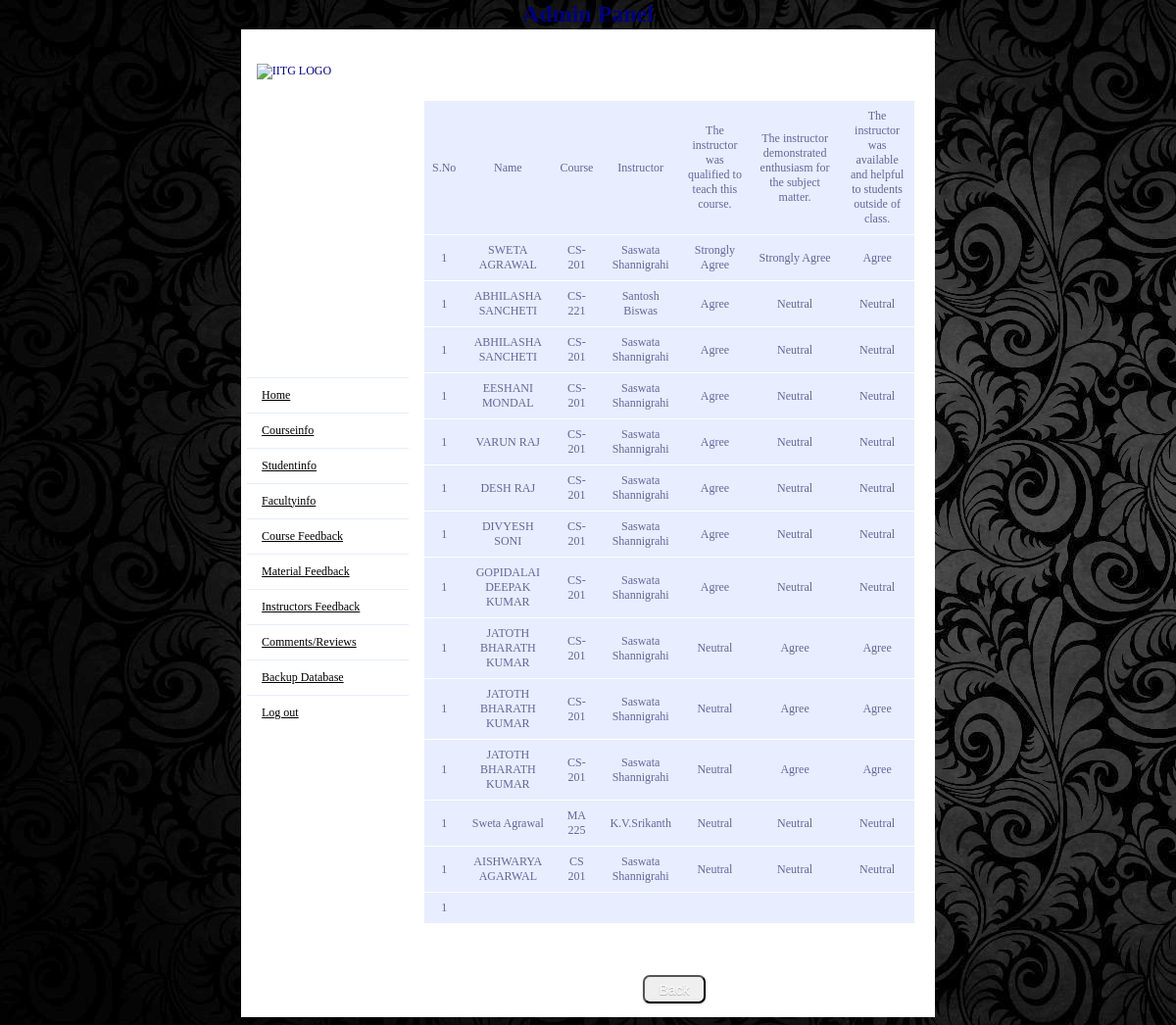
/admin/feedbackinfo2.php, run on the app's committed database.
### tables this page shows
CREATE TABLE IF NOT EXISTS `formval` (
  `id` int(11) NOT NULL AUTO_INCREMENT,
  `Name` varchar(40) NOT NULL,
  `course` varchar(40) NOT NULL,
  `instructor` varchar(40) NOT NULL,
  `q1` varchar(20) NOT NULL,
  `q2` varchar(20) NOT NULL,
  `q3` varchar(20) NOT NULL,
  `q4` varchar(20) NOT NULL,
  `q5` varchar(20) NOT NULL,
  `q6` varchar(20) NOT NULL,
  `q7` varchar(20) NOT NULL,
  `q8` varchar(20) NOT NULL,
  `q9` varchar(20) NOT NULL,
  `q10` varchar(20) NOT NULL,
  `q11` varchar(20) NOT NULL,
  `q12` varchar(20) NOT NULL,
  `q13` varchar(20) NOT NULL,
  `q14` varchar(20) NOT NULL,
  `q15` varchar(1000) NOT NULL,
  `status` varchar(15) NOT NULL DEFAULT 'NOT DONE',
  PRIMARY KEY (`id`)
);

### admin/feedbackinfo2.php (the view, shortened to what this page needs)
<!DOCTYPE html PUBLIC "-//W3C//DTD XHTML 1.0 Transitional//EN" "http://www.w3.org/TR/xhtml1/DTD/xhtml1-transitional.dtd">
<html xmlns="http://www.w3.org/1999/xhtml">
<head>
<link rel="stylesheet" type="text/css" href="style1.css" />
</head>
<body>
<table width="57%" align="center"  border="0" cellpadding="0" cellspacing="1" >
<tr>
<td height="60" colspan="2" align="center">
<img src="logo-iitg.gif" alt="IITG LOGO" style="margin-left:-600px;" ><p align="center" style="margin-top:-80px; margin-bottom:50px;"><b><font size="5">Admin Panel</font></b></p>
</td>
</tr>
<tr>
<td width="17%" >
<?php include('left_side.php');?>
</td>
<td width="83%" align="center" valign="top" bgcolor="#FFFFFF">
<table id="rounded-corner" border="0" align="center" cellpadding="0" cellspacing="0" >
<?php
		$group_by=mysql_query("SELECT distinct(id) FROM formval");
		 echo '<tr>';
				   echo "<td align=center>"."S.No"."</td>";
				   echo "<td align=center>"."Name"."</td>";
				   echo "<td align=center>"."Course"."</td>";
				   echo "<td align=center>"."Instructor"."</td>";
				   echo "<td align=center>"."The instructor was qualified to teach this course."."</td>";
				   echo "<td align=center>"."The instructor demonstrated enthusiasm for the subject matter."."</td>";
				   echo "<td align=center>"."The instructor was available and helpful to students outside of class."."</td>";
				   echo '</tr>';
		while($group_b_id = mysql_fetch_array($group_by))
		{
			$result = mysql_query("SELECT * FROM formval where id='".$group_b_id['id']."' ORDER BY id");
			$i=1;
			if(mysql_num_rows($result)>0)
			{
				 while($myrow = mysql_fetch_array($result))
				 {
				   echo '<tr>';
				   echo "<td align=center>".$i."</td>";
				   $i++;
				   echo "<td align=center>".$myrow['Name']."</td>";
				   echo "<td align=center>".$myrow['course']."</td>";
				   echo "<td align=center>".$myrow['instructor']."</td>";
				   echo "<td align=center>".$myrow['q12']."</td>";
				   echo "<td align=center>".$myrow['q13']."</td>";
				   echo "<td align=center>".$myrow['q14']."</td>";
				  echo '</tr>';
				 }
			}
			else
			{
				echo '<tr><td colspan=4 align=center>No record found!</td></tr>';
			}
		}
?>
</table>
<table>
<tr><td><input type="button" name="Back" value="Back"  onclick="javascript: history.go(-1)" class=" button3 black" /></td></tr></table>
</td>
</tr>
</table>
</body>
</html>

### admin/style1.css (style rules this page uses)
body, table, tr, td { font-family:verdana; font-size:12px; background-color:#DBE8F9; //background-color: gray; color:navy; }
body { background-image: url('includes/background.jpg'); }
table { margin-top:30px; }
table, tr, td { background-color: #FFF; }
img { margin-left:-700px; margin-top:20px;height:100px; width: 100px; }
#rounded-corner { font-family: "Lucida Sans Unicode", "Lucida Grande", Sans-Serif; font-size: 12px; margin: 10px; margin-bottom: 20px; margin-right:20px; width: 500px; text-align: left; border-collapse: collapse; }
#rounded-corner td { padding: 8px; background: #e8edff; border-top: 1px solid #fff; color: #669; }
.button3 { margin-top:20px; //margin-left:100px; float:right; margin-bottom:10px; color:white; display: inline-block; outline: medium none; cursor: pointer; text-align: center; text-decoration: none; font: 14px/100% Arial,Helvetica,sans-serif; padding: 0.4em 1em; text-shadow: 0px 1px 1px rgba(0, 0, 0, 0.3); border-radius: 0.5em; box-shadow: 0px 1px 2px rgba(0, 0, 0, 0.2); }
.black { background: -moz-linear-gradient(center top , gray, gray) repeat scroll 0% 0% transparent }

### data on the page
formval: Name "SWETA AGRAWAL", course "CS-201", instructor "Saswata Shannigrahi", q12 "Strongly Agree", q13 "Strongly Agree", q14 "Agree"
formval: Name "ABHILASHA SANCHETI", course "CS-221", instructor "Santosh Biswas", q12 "Agree", q13 "Neutral", q14 "Neutral"
formval: Name "ABHILASHA SANCHETI", course "CS-201", instructor "Saswata Shannigrahi", q12 "Agree", q13 "Neutral", q14 "Neutral"
formval: Name "EESHANI MONDAL", course "CS-201", instructor "Saswata Shannigrahi", q12 "Agree", q13 "Neutral", q14 "Neutral"
formval: Name "VARUN RAJ", course "CS-201", instructor "Saswata Shannigrahi", q12 "Agree", q13 "Neutral", q14 "Neutral"
formval: Name "DESH RAJ", course "CS-201", instructor "Saswata Shannigrahi", q12 "Agree", q13 "Neutral", q14 "Neutral"
formval: Name "DIVYESH SONI", course "CS-201", instructor "Saswata Shannigrahi", q12 "Agree", q13 "Neutral", q14 "Neutral"
formval: Name "GOPIDALAI DEEPAK KUMAR", course "CS-201", instructor "Saswata Shannigrahi", q12 "Agree", q13 "Neutral", q14 "Neutral"
formval: Name "JATOTH BHARATH KUMAR", course "CS-201", instructor "Saswata Shannigrahi", q12 "Neutral", q13 "Agree", q14 "Agree"
formval: Name "JATOTH BHARATH KUMAR", course "CS-201", instructor "Saswata Shannigrahi", q12 "Neutral", q13 "Agree", q14 "Agree"
formval: Name "JATOTH BHARATH KUMAR", course "CS-201", instructor "Saswata Shannigrahi", q12 "Neutral", q13 "Agree", q14 "Agree"
formval: Name "Sweta Agrawal", course "MA 225", instructor "K.V.Srikanth", q12 "Neutral", q13 "Neutral", q14 "Neutral"
formval: Name "AISHWARYA AGARWAL", course "CS 201", instructor "Saswata Shannigrahi", q12 "Neutral", q13 "Neutral", q14 "Neutral"
